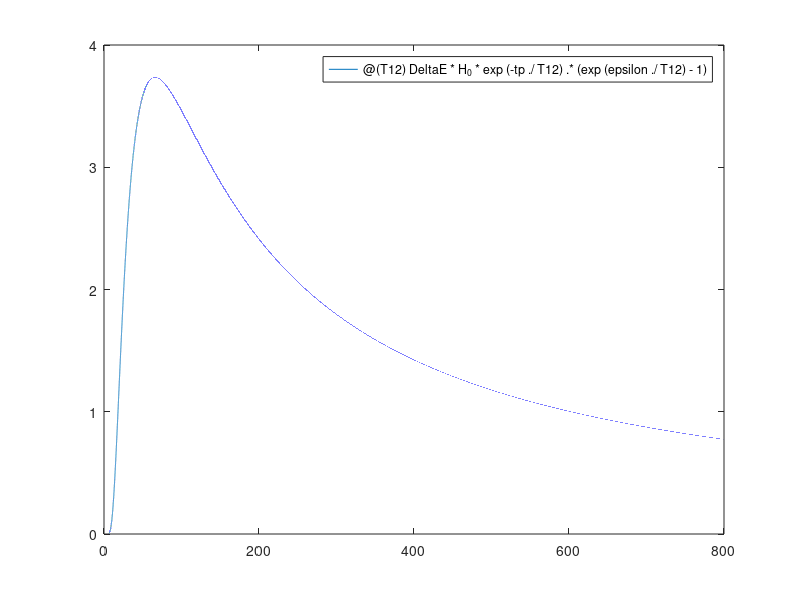

Write the MATLAB code that produced this figure.
%finding T1 and T2

%we have values for H0 , DeltaE (pulse) , epsilon , r_p, t_p

H_0 = 8.52;%kelvin per volt
DeltaE = 3.2; %volts
epsilon = 24.6810; %seconds
rp = 1.416 ;%kelvin
tp = 79; %seconds

%here we plot a the function f(T12) to have an idea about suitable intervals 
%containing the solutions of our equation
f = @(T12) DeltaE*H_0*exp(-tp./T12).*(exp(epsilon./T12) - 1 );
x = 0:0.001:800;
y = f(x);
figure();
fplot( f, [0, 800]);

%set up a reasonable interval containing T1
a = 0.1;
b = 60;
%numerical solution of f(T1) = rp
while abs(f(a)-f(b))>0.00001 %setting up a tolerance
    if f((a+b)/2)>rp
        b = (a+b)/2;
    else
        a = (a+b)/2;
    end
end
disp('T1')
disp([a,b]);
T1 = (a+b)/2;
%finding now T2, in the same way as above

a = 300;
b = 500;

while abs(f(a)-f(b))>0.00001
    if f((a+b)/2)<rp
        b = (a+b)/2;
    else
        a = (a+b)/2;
    end
end
disp('T2');
disp([a, b]);
T2 = (a+b)/2;

drdT = @(T12) H_0*DeltaE*exp(-tp/T12)*( (tp/T12^2)*(exp(epsilon/T12)-1)-(epsilon/T12^2)*exp(epsilon/T12));
drp = 0.006;
dT1 = (1/drdT(T1))*drp
dT2 =  (1/drdT(T2))*drp
